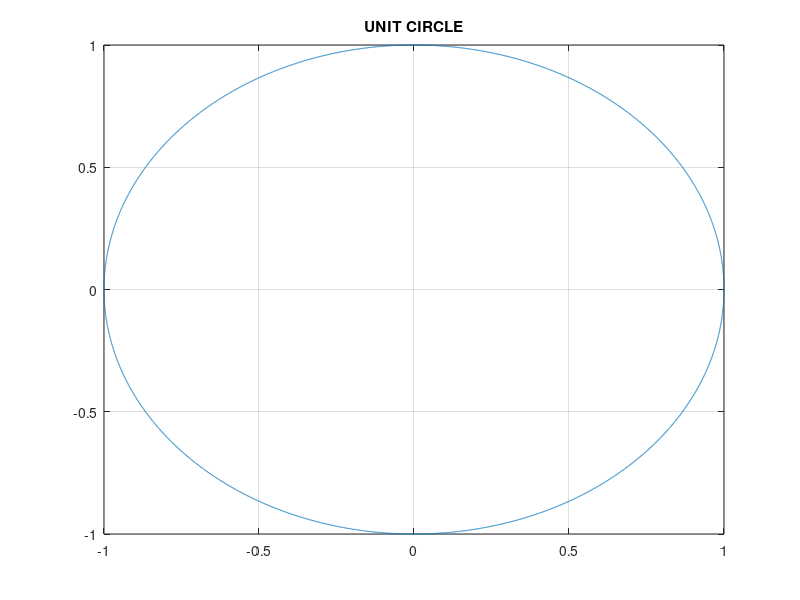

Write MATLAB code to recreate this figure.
%{
SHASHWAT SINGH
2017KUCP1054
PROGRAM TO PLOT A UNIT CIRCLE
FILE NAME : shash_circle.m
%}

clc
clear all
close all

aa = 0:0.0001:1;
xx = cos(2*pi*aa);
yy = sin(2*pi*aa);
plot(xx,yy)
title('UNIT CIRCLE')
grid on